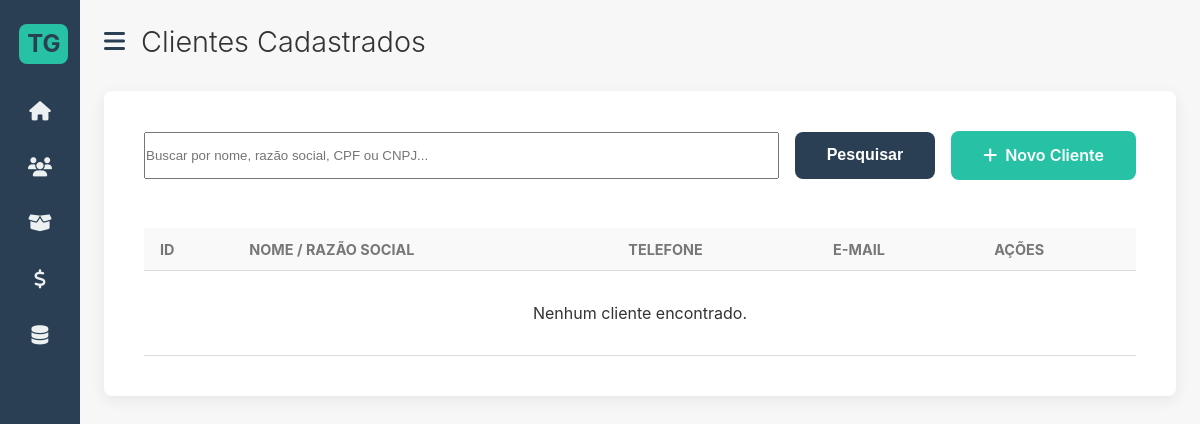
Before: /clientes with the older database file.
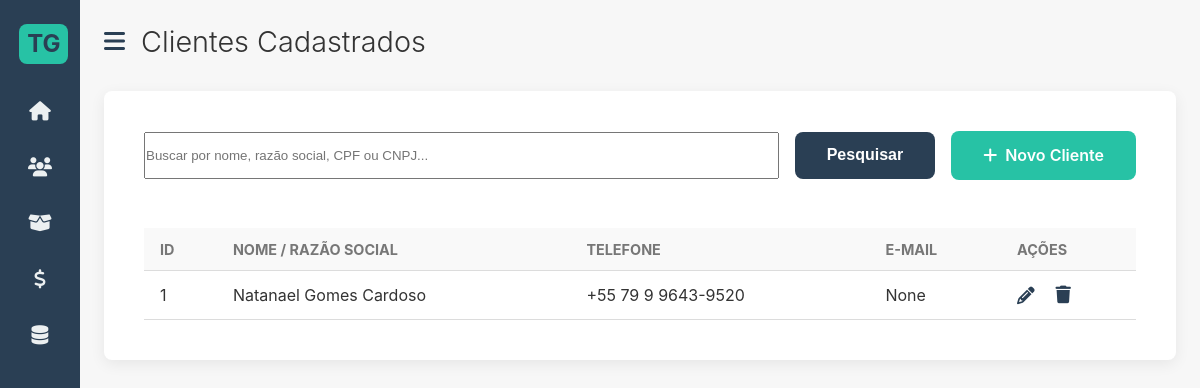
After: the same page with the newer database file.
### app.py (models this page shows)
class Cliente(db.Model):
    id = db.Column(db.Integer, primary_key=True)
    tipo = db.Column(db.String(10), nullable=False)
    nome = db.Column(db.String(100))
    cpf = db.Column(db.String(20), unique=True)
    email = db.Column(db.String(120))
    endereco_pf = db.Column(db.String(255))
    razao_social = db.Column(db.String(100))
    responsavel = db.Column(db.String(100))
    cnpj = db.Column(db.String(20), unique=True)
    email_cnpj = db.Column(db.String(120))
    telefone_empresa = db.Column(db.String(30))
    endereco_empresa_pj = db.Column(db.String(255))
    endereco_entrega_pj = db.Column(db.String(255))
    telefone = db.Column(db.String(30), nullable=False)
    como_conheceu = db.Column(db.String(100), nullable=False)
    como_conheceu_outros = db.Column(db.String(100))

### app.py (the view)
@app.route('/clientes')
def pesquisar_clientes():
    query = request.args.get('q', '')
    if query:
        search_term = f"%{query}%"
        clientes = Cliente.query.filter(or_(
            Cliente.nome.ilike(search_term), Cliente.razao_social.ilike(search_term),
            Cliente.cpf.ilike(search_term), Cliente.cnpj.ilike(search_term)
        )).order_by(Cliente.id.desc()).all()
    else:
        clientes = Cliente.query.order_by(Cliente.id.desc()).all()
    return render_template('pesquisar_clientes.html', clientes=clientes, query=query)

### app.py (called while the page is built)
@app.context_processor
def inject_now():
    return {'now': datetime.utcnow}

### templates/pesquisar_clientes.html (shortened to what this page needs)
{% extends 'base.html' %}
{% block page_title %}Clientes Cadastrados{% endblock %}
{% block content %}
<div class="search-container">
    <form method="get" action="{{ url_for('pesquisar_clientes') }}" class="search-form">
        <input type="search" name="q" placeholder="Buscar por nome, razão social, CPF ou CNPJ..." value="{{ query or '' }}" class="form-control">
        <button type="submit" class="btn-salvar btn-pesquisar">Pesquisar</button>
    </form>
    <a href="{{ url_for('cadastro_clientes') }}" class="btn-salvar btn-novo">
        <i class="fa-solid fa-plus"></i> Novo Cliente
    </a>
</div>
<div class="table-wrapper">
    <table class="results-table">
        <thead>
            <tr>
                <th>ID</th>
                <th>Nome / Razão Social</th>
                <th>Telefone</th>
                <th>E-mail</th>
                <th>Ações</th>
            </tr>
        </thead>
        <tbody>
            {% for cliente in clientes %}
            <tr>
                <td>{{ cliente.id }}</td>
                <td>{{ cliente.nome or cliente.razao_social }}</td>
                <td>{{ cliente.telefone }}</td>
                <td>{{ cliente.email or cliente.email_cnpj }}</td>
                <td class="action-buttons">
                    <a href="{{ url_for('editar_cliente', id=cliente.id) }}" title="Editar">
                        <i class="fa-solid fa-pencil"></i>
                    </a>
                    <form method="POST" action="{{ url_for('excluir_cliente', id=cliente.id) }}" style="display:inline;" onsubmit="return confirm('Tem certeza que deseja excluir este cliente? A ação não pode ser desfeita.');">
                        <button type="submit" class="btn-delete" title="Excluir">
                            <i class="fa-solid fa-trash"></i>
                        </button>
                    </form>
                </td>
            </tr>
            {% else %}
            <tr>
                <td colspan="5" style="text-align: center; padding: 2rem;">Nenhum cliente encontrado.</td>
            </tr>
            {% endfor %}
        </tbody>
    </table>
</div>
{% endblock %}

### templates/base.html (shortened to what this page needs)
<!DOCTYPE html>
<html lang="pt-BR">
<head>
    <link rel="stylesheet" href="{{ url_for('static', filename='styles.css') }}">
    <link rel="stylesheet" href="https://cdnjs.cloudflare.com/ajax/libs/font-awesome/6.5.2/css/all.min.css">
</head>
<body class="sidebar-collapsed">
    <aside class="sidebar">
        <div class="sidebar-header">
            <span class="sidebar-logo">TG</span>
        </div>
        <nav class="sidebar-nav">
            <a href="{{ url_for('home') }}" class="nav-link">
                <i class="fa-solid fa-house"></i>
            </a>
            <div class="nav-module">
                <div class="module-header">
                    <i class="fa-solid fa-users"></i>
                </div>
            </div>
            <div class="nav-module">
                <div class="module-header">
                    <i class="fa-solid fa-box-open"></i>
                </div>
            </div>
            <div class="nav-module">
                <div class="module-header">
                    <i class="fa-solid fa-dollar-sign"></i>
                </div>
            </div>
            <a href="{{ url_for('backup_page') }}" class="nav-link">
                <i class="fa-solid fa-database"></i>
            </a>
        </nav>
    </aside>
    <div class="main-content">
        <header class="main-header">
            <button id="sidebar-toggle" class="btn-toggle"><i class="fa-solid fa-bars"></i></button>
            <h2 class="page-title-text">{% block page_title %}{% endblock %}</h2>
        </header>
        <main class="container">
            {% block content %}{% endblock %}
        </main>
    </div>
</body>
</html>

### static/styles.css (style rules this page uses)
:root { --cor-principal: #2a3f54; --cor-secundaria: #34495e; --cor-destaque: #27c2a5; --cor-texto-claro: #ECF0F1; --cor-texto-escuro: #333; --cor-texto-sutil: #777; --cor-fundo: #F7F7F7; --cor-borda: #DCDCDC; --cor-erro: #e74c3c; --sombra-suave: 0 4px 15px rgba(0, 0, 0, 0.07); --borda-raio: 8px; }
* { margin: 0; padding: 0; box-sizing: border-box; }
body { font-family: -apple-system, BlinkMacSystemFont, 'Segoe UI', Roboto, Oxygen, Ubuntu, Cantarell, 'Open Sans', 'Helvetica Neue', sans-serif; background-color: var(--cor-fundo); display: flex; transition: margin-left 0.3s ease-in-out; color: var(--cor-texto-escuro); }
.sidebar { width: 250px; height: 100vh; background-color: var(--cor-principal); color: var(--cor-texto-claro); position: fixed; top: 0; left: 0; display: flex; flex-direction: column; overflow: hidden; transition: width 0.3s ease-in-out; z-index: 1000; }
.main-content { flex-grow: 1; margin-left: 250px; transition: margin-left 0.3s ease-in-out; padding: 1.5rem; }
.sidebar-header { display: flex; align-items: center; padding: 1.5rem 1.2rem; gap: 1rem; flex-shrink: 0; }
.sidebar-logo { font-size: 1.5rem; font-weight: bold; background-color: var(--cor-destaque); color: var(--cor-principal); border-radius: var(--borda-raio); padding: 0.5rem; line-height: 1; }
.sidebar-nav { flex-grow: 1; overflow-y: auto; padding: 0 1rem 1rem 1rem; }
.nav-link, .module-header { display: flex; align-items: center; gap: 1rem; padding: 0.9rem 0.8rem; color: var(--cor-texto-claro); text-decoration: none; border-radius: var(--borda-raio); margin-bottom: 0.5rem; transition: background-color 0.2s ease, color 0.2s ease, transform 0.1s ease; cursor: pointer; outline: none; }
.nav-link i, .module-header i { font-size: 1.2rem; min-width: 24px; text-align: center; flex-shrink: 0; transition: all 0.3s ease; }
body.sidebar-collapsed .sidebar { width: 80px; }
body.sidebar-collapsed .main-content { margin-left: 80px; }
body.sidebar-collapsed .nav-link, body.sidebar-collapsed .module-header { justify-content: center; padding-left: 0; padding-right: 0; gap: 0; }
body.sidebar-collapsed .nav-link i, body.sidebar-collapsed .module-header i { margin: 0; }
.main-header { display: flex; align-items: center; gap: 1rem; margin-bottom: 2rem; }
.btn-toggle { background: none; border: none; font-size: 1.5rem; cursor: pointer; color: var(--cor-principal); }
.page-title-text { font-weight: 300; font-size: 1.8rem; }
.container { background-color: #fff; padding: 2.5rem; border-radius: var(--borda-raio); box-shadow: var(--sombra-suave); }
.btn-salvar { background-color: var(--cor-destaque); color: #fff; border: none; padding: 0.9rem 2rem; font-size: 1rem; font-weight: 600; border-radius: var(--borda-raio); cursor: pointer; transition: background-color 0.2s, transform 0.1s; }
.search-container { display: flex; gap: 1rem; margin-bottom: 2rem; align-items: center; }
.search-container .search-form { display: flex; flex-grow: 1; gap: 1rem; }
.search-container input { width: 100%; }
.btn-pesquisar { background-color: var(--cor-principal); }
.btn-novo { background-color: var(--cor-destaque); text-decoration: none; display: flex; align-items: center; gap: 0.5rem; white-space: nowrap; }
.table-wrapper { overflow-x: auto; }
.results-table { width: 100%; border-collapse: collapse; margin-top: 1rem; }
.results-table th, .results-table td { padding: 0.8rem 1rem; border-bottom: 1px solid var(--cor-borda); text-align: left; vertical-align: middle; }
.results-table th { background-color: #f9f9f9; font-size: 0.9rem; text-transform: uppercase; color: var(--cor-texto-sutil); }
.action-buttons { white-space: nowrap; }
.action-buttons a { color: var(--cor-principal); margin-right: 1rem; font-size: 1.1rem; text-decoration: none; vertical-align: middle; }
.btn-delete { background: none; border: none; color: var(--cor-principal); cursor: pointer; font-size: 1.1rem; padding: 0; vertical-align: middle; }

Changed rows visible on the page:
added Cliente: id "1", nome "Natanael Gomes Cardoso", telefone "+55 79 9 9643-9520", email+email_cnpj "None"
Other visible differences:
text no longer shown: "Nenhum cliente encontrado."
